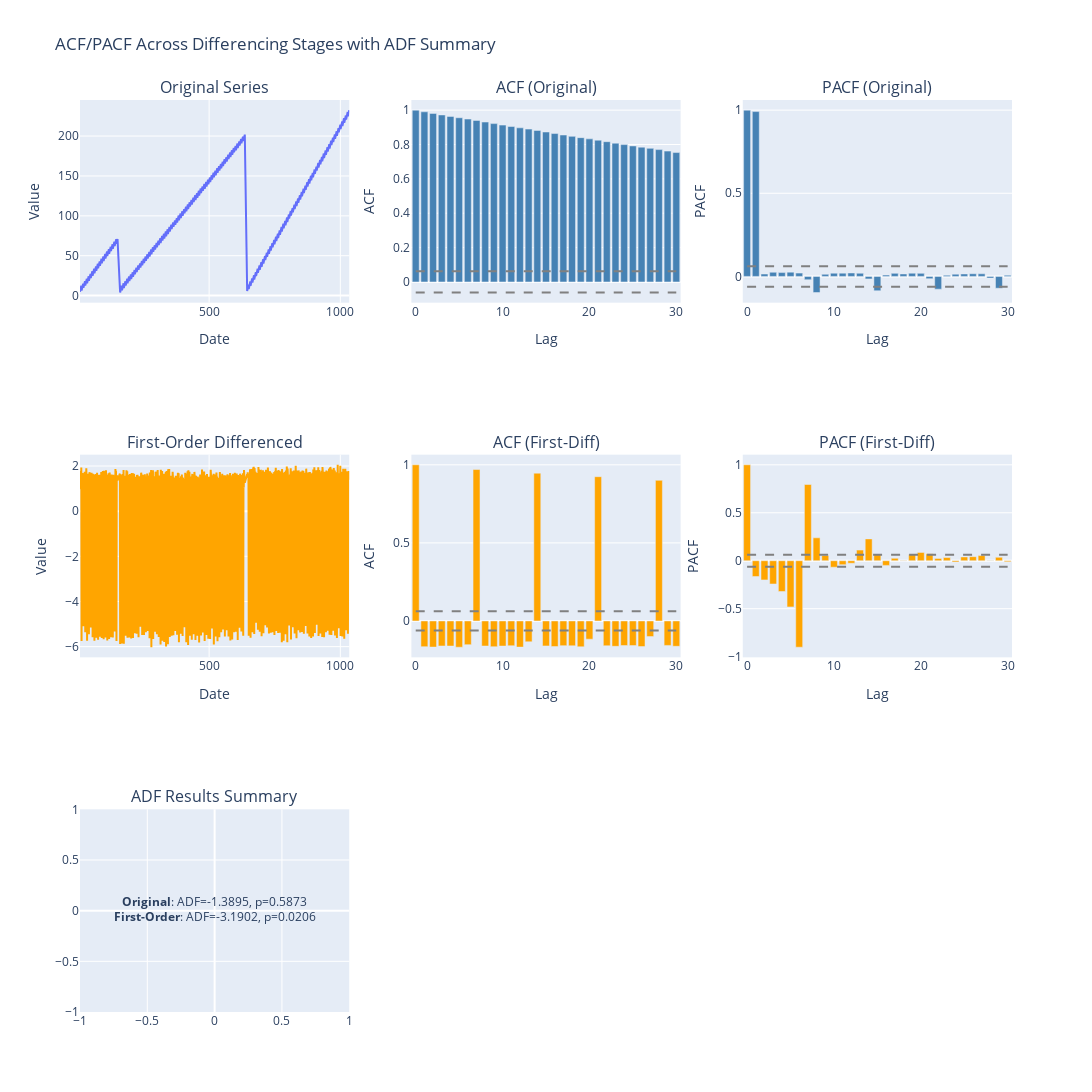

Notebook cell for this chart:
### Code cell
# Create 4x3 layout
fig = sp.make_subplots(
    rows=3, cols=3,
    subplot_titles=[
        "Original Series", "ACF (Original)", "PACF (Original)",
        "First-Order Differenced", "ACF (First-Diff)", "PACF (First-Diff)",
        #"First + Seasonal Differenced", "ACF (Full-Diff)", "PACF (Full-Diff)",
        "ADF Results Summary", "", ""
    ]
)
# Row 1
acf_orig, pacf_orig, conf_up_o, conf_lo_o = create_acf_pacf_traces(df["y"], color='steelblue')
fig.add_trace(go.Scatter(x=df.index, y=df["y"], mode='lines', name='Original'), row=1, col=1)
fig.add_trace(acf_orig, row=1, col=2)
fig.add_trace(pacf_orig, row=1, col=3)
fig.add_trace(conf_up_o, row=1, col=2)
fig.add_trace(conf_lo_o, row=1, col=2)
fig.add_trace(conf_up_o, row=1, col=3)
fig.add_trace(conf_lo_o, row=1, col=3)

# Row 2
acf_1, pacf_1, conf_up_1, conf_lo_1 = create_acf_pacf_traces(df["diff_1"], color='orange')
fig.add_trace(go.Scatter(x=df.index, y=df["diff_1"], mode='lines', name='First Diff', line=dict(color='orange')), row=2, col=1)
fig.add_trace(acf_1, row=2, col=2)
fig.add_trace(pacf_1, row=2, col=3)
fig.add_trace(conf_up_1, row=2, col=2)
fig.add_trace(conf_lo_1, row=2, col=2)
fig.add_trace(conf_up_1, row=2, col=3)
fig.add_trace(conf_lo_1, row=2, col=3)



# Row 4 - ADF summary as annotation
fig.add_trace(go.Scatter(
    x=[0], y=[0], text=[adf_text],
    mode='text', showlegend=False
), row=3, col=1)

# Layout
fig.update_layout(
    title="ACF/PACF Across Differencing Stages with ADF Summary",
    height=1200,
    width=1300,
    showlegend=False
)

# Axis labels
for row in range(1, 3):
    fig.update_xaxes(title_text="Date", row=row, col=1)
    fig.update_yaxes(title_text="Value", row=row, col=1)
    fig.update_xaxes(title_text="Lag", row=row, col=2)
    fig.update_xaxes(title_text="Lag", row=row, col=3)
    fig.update_yaxes(title_text="ACF", row=row, col=2)
    fig.update_yaxes(title_text="PACF", row=row, col=3)

fig.update_xaxes(visible=False, row=4, col=1)
fig.update_yaxes(visible=False, row=4, col=1)

fig.show()

### Figure 1 — Plotly figure (JSON) as saved in the notebook; plotly's stock layout.template omitted (floating-point values rounded to 4 significant figures; data arrays with more than 128 entries replaced by an {"elided": "..."} marker saying what was removed)
{"data": [{"mode": "lines", "name": "Original", "type": "scatter", "x": {"elided": "1011 int values"}, "xaxis": "x", "y": {"elided": "1011 float values"}, "yaxis": "y"}, {"marker": {"color": "steelblue"}, "type": "bar", "x": [0, 1, 2, 3, 4, 5, 6, 7, 8, 9, 10, 11, 12, 13, 14, 15, 16, 17, 18, 19, 20, 21, 22, 23, 24, 25, 26, 27, 28, 29, 30], "xaxis": "x2", "y": [1.0, 0.9903, 0.9808, 0.972, 0.9635, 0.9556, 0.948, 0.9402, 0.9306, 0.9215, 0.9128, 0.9046, 0.8969, 0.8896, 0.8819, 0.8727, 0.8637, 0.8553, 0.8473, 0.8398, 0.8328, 0.8253, 0.8163, 0.8076, 0.7994, 0.7917, 0.7844, 0.7776, 0.7703, 0.7615, 0.7531], "yaxis": "y2"}, {"marker": {"color": "steelblue"}, "type": "bar", "x": [0, 1, 2, 3, 4, 5, 6, 7, 8, 9, 10, 11, 12, 13, 14, 15, 16, 17, 18, 19, 20, 21, 22, 23, 24, 25, 26, 27, 28, 29, 30], "xaxis": "x3", "y": [1.0, 0.9912, 0.01419, 0.0249, 0.02296, 0.02565, 0.0197, -0.0197, -0.09705, 0.01264, 0.0193, 0.01962, 0.02055, 0.01886, -0.01503, -0.0863, 0.007863, 0.01821, 0.01469, 0.0192, 0.01826, -0.01372, -0.07674, 0.007034, 0.01333, 0.01469, 0.01591, 0.01568, -0.01015, -0.07114, 0.007151], "yaxis": "y3"}, {"line": {"color": "gray", "dash": "dash"}, "mode": "lines", "showlegend": false, "type": "scatter", "x": [0, 1, 2, 3, 4, 5, 6, 7, 8, 9, 10, 11, 12, 13, 14, 15, 16, 17, 18, 19, 20, 21, 22, 23, 24, 25, 26, 27, 28, 29, 30], "xaxis": "x2", "y": [0.06164, 0.06164, 0.06164, 0.06164, 0.06164, 0.06164, 0.06164, 0.06164, 0.06164, 0.06164, 0.06164, 0.06164, 0.06164, 0.06164, 0.06164, 0.06164, 0.06164, 0.06164, 0.06164, 0.06164, 0.06164, 0.06164, 0.06164, 0.06164, 0.06164, 0.06164, 0.06164, 0.06164, 0.06164, 0.06164, 0.06164], "yaxis": "y2"}, {"line": {"color": "gray", "dash": "dash"}, "mode": "lines", "showlegend": false, "type": "scatter", "x": [0, 1, 2, 3, 4, 5, 6, 7, 8, 9, 10, 11, 12, 13, 14, 15, 16, 17, 18, 19, 20, 21, 22, 23, 24, 25, 26, 27, 28, 29, 30], "xaxis": "x2", "y": [-0.06164, -0.06164, -0.06164, -0.06164, -0.06164, -0.06164, -0.06164, -0.06164, -0.06164, -0.06164, -0.06164, -0.06164, -0.06164, -0.06164, -0.06164, -0.06164, -0.06164, -0.06164, -0.06164, -0.06164, -0.06164, -0.06164, -0.06164, -0.06164, -0.06164, -0.06164, -0.06164, -0.06164, -0.06164, -0.06164, -0.06164], "yaxis": "y2"}, {"line": {"color": "gray", "dash": "dash"}, "mode": "lines", "showlegend": false, "type": "scatter", "x": [0, 1, 2, 3, 4, 5, 6, 7, 8, 9, 10, 11, 12, 13, 14, 15, 16, 17, 18, 19, 20, 21, 22, 23, 24, 25, 26, 27, 28, 29, 30], "xaxis": "x3", "y": [0.06164, 0.06164, 0.06164, 0.06164, 0.06164, 0.06164, 0.06164, 0.06164, 0.06164, 0.06164, 0.06164, 0.06164, 0.06164, 0.06164, 0.06164, 0.06164, 0.06164, 0.06164, 0.06164, 0.06164, 0.06164, 0.06164, 0.06164, 0.06164, 0.06164, 0.06164, 0.06164, 0.06164, 0.06164, 0.06164, 0.06164], "yaxis": "y3"}, {"line": {"color": "gray", "dash": "dash"}, "mode": "lines", "showlegend": false, "type": "scatter", "x": [0, 1, 2, 3, 4, 5, 6, 7, 8, 9, 10, 11, 12, 13, 14, 15, 16, 17, 18, 19, 20, 21, 22, 23, 24, 25, 26, 27, 28, 29, 30], "xaxis": "x3", "y": [-0.06164, -0.06164, -0.06164, -0.06164, -0.06164, -0.06164, -0.06164, -0.06164, -0.06164, -0.06164, -0.06164, -0.06164, -0.06164, -0.06164, -0.06164, -0.06164, -0.06164, -0.06164, -0.06164, -0.06164, -0.06164, -0.06164, -0.06164, -0.06164, -0.06164, -0.06164, -0.06164, -0.06164, -0.06164, -0.06164, -0.06164], "yaxis": "y3"}, {"line": {"color": "orange"}, "mode": "lines", "name": "First Diff", "type": "scatter", "x": {"elided": "1011 int values"}, "xaxis": "x4", "y": {"elided": "1011 float values"}, "yaxis": "y4"}, {"marker": {"color": "orange"}, "type": "bar", "x": [0, 1, 2, 3, 4, 5, 6, 7, 8, 9, 10, 11, 12, 13, 14, 15, 16, 17, 18, 19, 20, 21, 22, 23, 24, 25, 26, 27, 28, 29, 30], "xaxis": "x5", "y": [1.0, -0.1642, -0.1671, -0.1601, -0.1605, -0.1679, -0.1514, 0.9698, -0.1603, -0.1646, -0.1606, -0.1585, -0.1673, -0.1334, 0.9465, -0.1598, -0.1637, -0.1579, -0.159, -0.1653, -0.1164, 0.9238, -0.1587, -0.1623, -0.1575, -0.1576, -0.1639, -0.1, 0.9006, -0.1564, -0.1621], "yaxis": "y5"}, {"marker": {"color": "orange"}, "type": "bar", "x": [0, 1, 2, 3, 4, 5, 6, 7, 8, 9, 10, 11, 12, 13, 14, 15, 16, 17, 18, 19, 20, 21, 22, 23, 24, 25, 26, 27, 28, 29, 30], "xaxis": "x6", "y": [1.0, -0.1644, -0.1998, -0.2423, -0.3206, -0.4814, -0.9014, 0.7945, 0.2387, 0.05557, -0.06765, -0.04064, -0.02603, 0.1107, 0.2277, 0.06538, -0.04857, 0.02531, -0.002446, 0.06559, 0.08707, 0.07309, 0.02434, 0.0335, -0.01275, 0.03988, 0.04223, 0.05386, 0.002029, 0.03561, -0.01187], "yaxis": "y6"}, {"line": {"color": "gray", "dash": "dash"}, "mode": "lines", "showlegend": false, "type": "scatter", "x": [0, 1, 2, 3, 4, 5, 6, 7, 8, 9, 10, 11, 12, 13, 14, 15, 16, 17, 18, 19, 20, 21, 22, 23, 24, 25, 26, 27, 28, 29, 30], "xaxis": "x5", "y": [0.06164, 0.06164, 0.06164, 0.06164, 0.06164, 0.06164, 0.06164, 0.06164, 0.06164, 0.06164, 0.06164, 0.06164, 0.06164, 0.06164, 0.06164, 0.06164, 0.06164, 0.06164, 0.06164, 0.06164, 0.06164, 0.06164, 0.06164, 0.06164, 0.06164, 0.06164, 0.06164, 0.06164, 0.06164, 0.06164, 0.06164], "yaxis": "y5"}, {"line": {"color": "gray", "dash": "dash"}, "mode": "lines", "showlegend": false, "type": "scatter", "x": [0, 1, 2, 3, 4, 5, 6, 7, 8, 9, 10, 11, 12, 13, 14, 15, 16, 17, 18, 19, 20, 21, 22, 23, 24, 25, 26, 27, 28, 29, 30], "xaxis": "x5", "y": [-0.06164, -0.06164, -0.06164, -0.06164, -0.06164, -0.06164, -0.06164, -0.06164, -0.06164, -0.06164, -0.06164, -0.06164, -0.06164, -0.06164, -0.06164, -0.06164, -0.06164, -0.06164, -0.06164, -0.06164, -0.06164, -0.06164, -0.06164, -0.06164, -0.06164, -0.06164, -0.06164, -0.06164, -0.06164, -0.06164, -0.06164], "yaxis": "y5"}, {"line": {"color": "gray", "dash": "dash"}, "mode": "lines", "showlegend": false, "type": "scatter", "x": [0, 1, 2, 3, 4, 5, 6, 7, 8, 9, 10, 11, 12, 13, 14, 15, 16, 17, 18, 19, 20, 21, 22, 23, 24, 25, 26, 27, 28, 29, 30], "xaxis": "x6", "y": [0.06164, 0.06164, 0.06164, 0.06164, 0.06164, 0.06164, 0.06164, 0.06164, 0.06164, 0.06164, 0.06164, 0.06164, 0.06164, 0.06164, 0.06164, 0.06164, 0.06164, 0.06164, 0.06164, 0.06164, 0.06164, 0.06164, 0.06164, 0.06164, 0.06164, 0.06164, 0.06164, 0.06164, 0.06164, 0.06164, 0.06164], "yaxis": "y6"}, {"line": {"color": "gray", "dash": "dash"}, "mode": "lines", "showlegend": false, "type": "scatter", "x": [0, 1, 2, 3, 4, 5, 6, 7, 8, 9, 10, 11, 12, 13, 14, 15, 16, 17, 18, 19, 20, 21, 22, 23, 24, 25, 26, 27, 28, 29, 30], "xaxis": "x6", "y": [-0.06164, -0.06164, -0.06164, -0.06164, -0.06164, -0.06164, -0.06164, -0.06164, -0.06164, -0.06164, -0.06164, -0.06164, -0.06164, -0.06164, -0.06164, -0.06164, -0.06164, -0.06164, -0.06164, -0.06164, -0.06164, -0.06164, -0.06164, -0.06164, -0.06164, -0.06164, -0.06164, -0.06164, -0.06164, -0.06164, -0.06164], "yaxis": "y6"}, {"mode": "text", "showlegend": false, "text": ["<b>Original</b>: ADF=-1.3895, p=0.5873<br><b>First-Order</b>: ADF=-3.1902, p=0.0206"], "type": "scatter", "x": [0], "xaxis": "x7", "y": [0], "yaxis": "y7"}], "layout": {"annotations": [{"font": {"size": 16}, "showarrow": false, "text": "Original Series", "x": 0.1444, "xanchor": "center", "xref": "paper", "y": 1, "yanchor": "bottom", "yref": "paper"}, {"font": {"size": 16}, "showarrow": false, "text": "ACF (Original)", "x": 0.5, "xanchor": "center", "xref": "paper", "y": 1, "yanchor": "bottom", "yref": "paper"}, {"font": {"size": 16}, "showarrow": false, "text": "PACF (Original)", "x": 0.8556, "xanchor": "center", "xref": "paper", "y": 1, "yanchor": "bottom", "yref": "paper"}, {"font": {"size": 16}, "showarrow": false, "text": "First-Order Differenced", "x": 0.1444, "xanchor": "center", "xref": "paper", "y": 0.6111, "yanchor": "bottom", "yref": "paper"}, {"font": {"size": 16}, "showarrow": false, "text": "ACF (First-Diff)", "x": 0.5, "xanchor": "center", "xref": "paper", "y": 0.6111, "yanchor": "bottom", "yref": "paper"}, {"font": {"size": 16}, "showarrow": false, "text": "PACF (First-Diff)", "x": 0.8556, "xanchor": "center", "xref": "paper", "y": 0.6111, "yanchor": "bottom", "yref": "paper"}, {"font": {"size": 16}, "showarrow": false, "text": "ADF Results Summary", "x": 0.1444, "xanchor": "center", "xref": "paper", "y": 0.2222, "yanchor": "bottom", "yref": "paper"}], "height": 1200, "showlegend": false, "title": {"text": "ACF/PACF Across Differencing Stages with ADF Summary"}, "width": 1300, "xaxis": {"anchor": "y", "domain": [0, 0.2889], "title": {"text": "Date"}}, "xaxis2": {"anchor": "y2", "domain": [0.3556, 0.6444], "title": {"text": "Lag"}}, "xaxis3": {"anchor": "y3", "domain": [0.7111, 1], "title": {"text": "Lag"}}, "xaxis4": {"anchor": "y4", "domain": [0, 0.2889], "title": {"text": "Date"}}, "xaxis5": {"anchor": "y5", "domain": [0.3556, 0.6444], "title": {"text": "Lag"}}, "xaxis6": {"anchor": "y6", "domain": [0.7111, 1], "title": {"text": "Lag"}}, "xaxis7": {"anchor": "y7", "domain": [0, 0.2889]}, "xaxis8": {"anchor": "y8", "domain": [0.3556, 0.6444]}, "xaxis9": {"anchor": "y9", "domain": [0.7111, 1]}, "yaxis": {"anchor": "x", "domain": [0.7778, 1], "title": {"text": "Value"}}, "yaxis2": {"anchor": "x2", "domain": [0.7778, 1], "title": {"text": "ACF"}}, "yaxis3": {"anchor": "x3", "domain": [0.7778, 1], "title": {"text": "PACF"}}, "yaxis4": {"anchor": "x4", "domain": [0.3889, 0.6111], "title": {"text": "Value"}}, "yaxis5": {"anchor": "x5", "domain": [0.3889, 0.6111], "title": {"text": "ACF"}}, "yaxis6": {"anchor": "x6", "domain": [0.3889, 0.6111], "title": {"text": "PACF"}}, "yaxis7": {"anchor": "x7", "domain": [0, 0.2222]}, "yaxis8": {"anchor": "x8", "domain": [0, 0.2222]}, "yaxis9": {"anchor": "x9", "domain": [0, 0.2222]}}}
